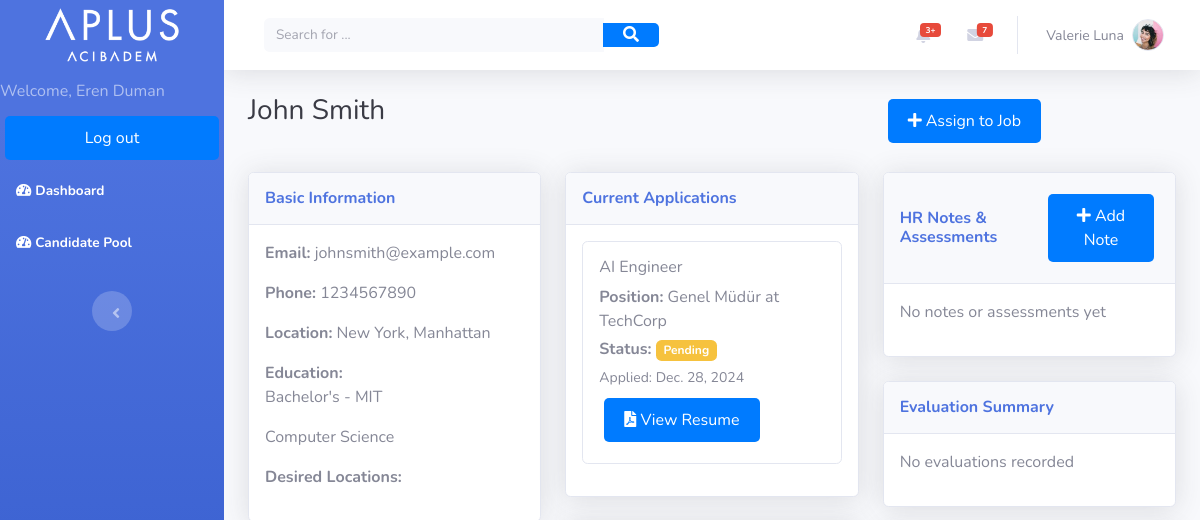
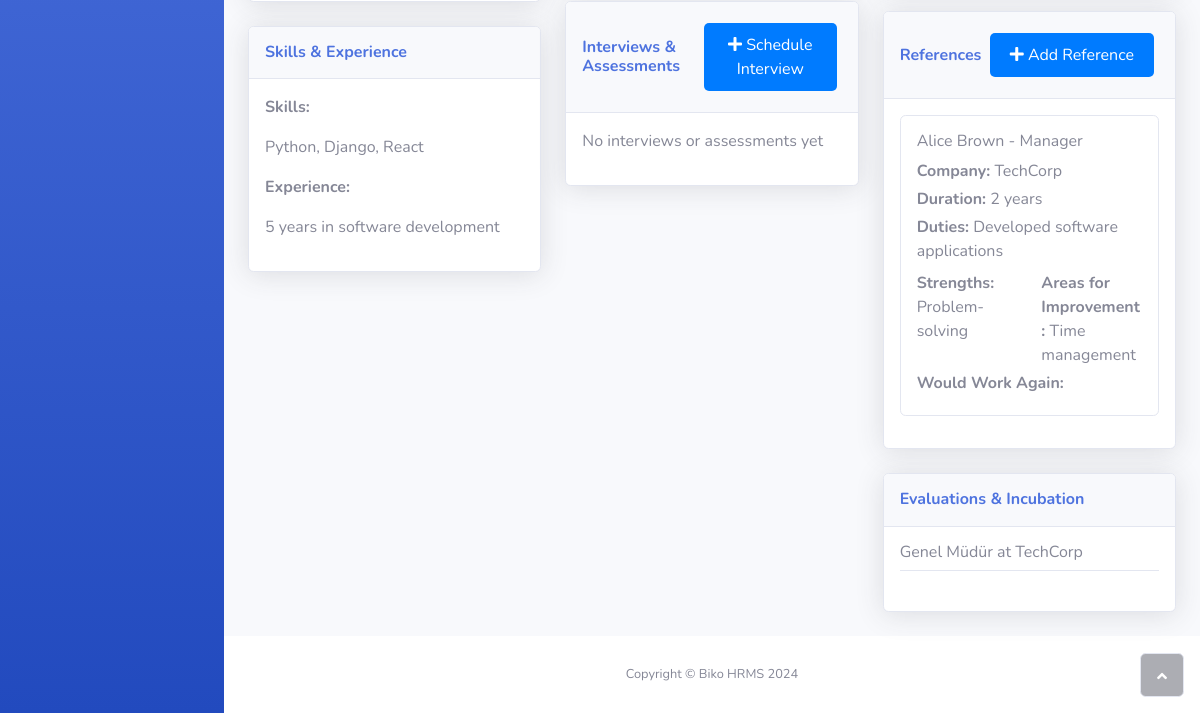
The app's page /candidate/candidate/1/profile/ (signed in), older data (2 pictures, top to bottom).
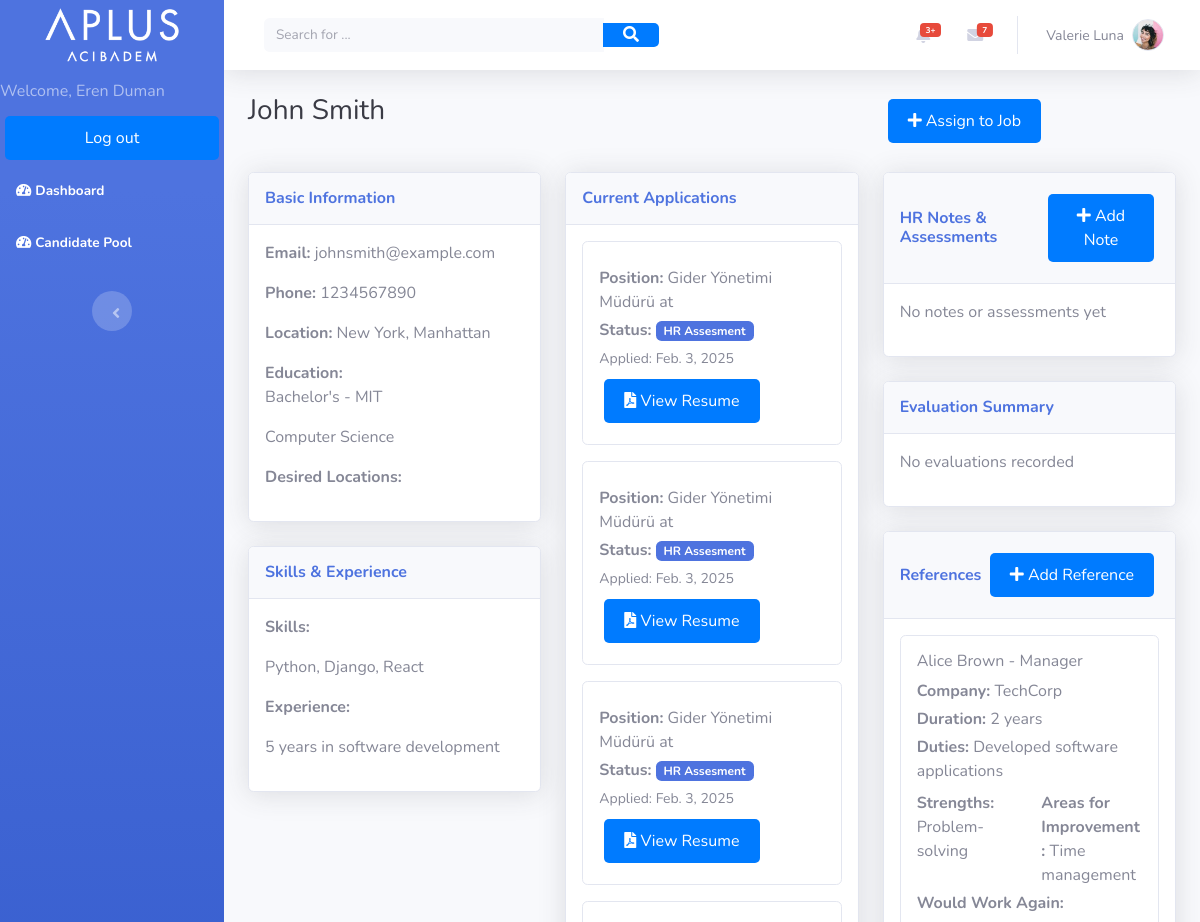
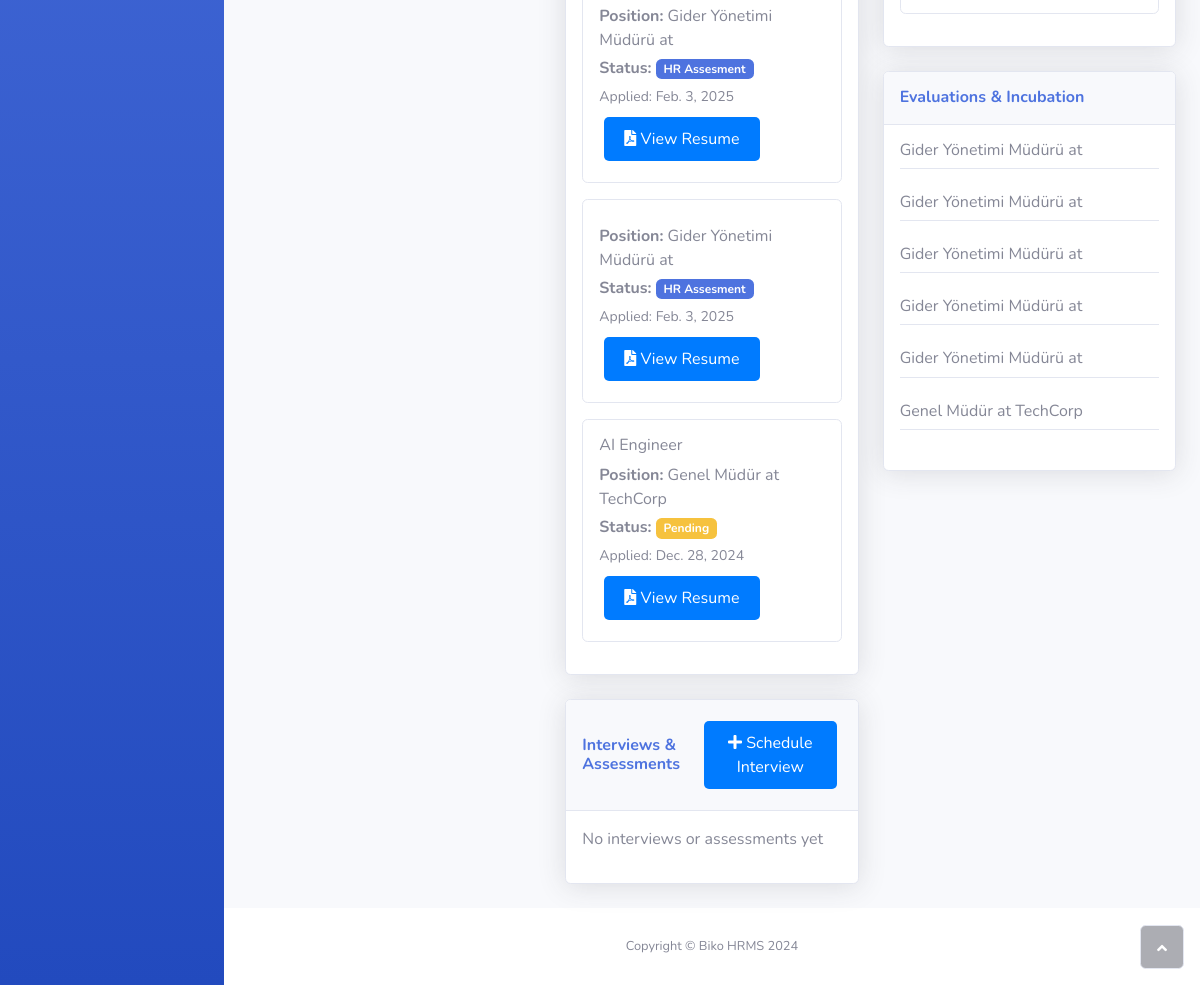
The same page, newer data (2 pictures, top to bottom).
### biko_hr/models.py (models this page shows, shortened)
class Application(models.Model):
    candidate = models.ForeignKey(Candidate, on_delete=models.CASCADE, null=True, blank=True)
    job = models.ForeignKey(IncubationJob, on_delete=models.CASCADE) # in order to terminate or success the application after incubation period. Also shows the applied job.
    application_date = models.DateField()
    status = models.CharField(max_length=50, default="Pending")
    uploaded_resume = models.FileField(upload_to='resumes/', null=True, blank=True)

class IncubationJob(models.Model):
    position = models.ForeignKey(Position, on_delete=models.CASCADE, default=None,blank=True, null=True)
    category = models.OneToOneField(JobCategory, on_delete=models.CASCADE,  null=True, blank=True)
    organization = models.ForeignKey(Organization, on_delete=models.CASCADE, default=None,blank=True, null=True)
    title = models.CharField(max_length=200)
    description = models.TextField()
    required_skills = models.TextField()
    status = models.CharField(max_length=50)
    preferred_locations = models.TextField()
    department = models.CharField(max_length=100)

class Position(models.Model):
    position = models.CharField(max_length=100)
    category = models.ForeignKey(JobCategory, on_delete=models.CASCADE, null=True,blank=True, default=None)

class Organization(models.Model):
    organization = models.CharField(max_length=100)
    location = models.ForeignKey(Location, on_delete=models.CASCADE)

class Reference(models.Model):
    candidate = models.ForeignKey(Candidate, on_delete=models.CASCADE)
    reference_name = models.CharField(max_length=100)
    reference_role = models.CharField(max_length=100)
    reference_company = models.CharField(max_length=100)
    reference_phone = models.CharField(max_length=15)
    work_duration = models.TextField()
    duties = models.TextField()
    strengths = models.TextField()
    weaknesses = models.TextField()
    reason_for_leaving = models.TextField()
    would_work_again = models.BooleanField()

### candidate/views.py (the view)
# urls.py: path('candidate/<int:candidate_id>/profile/', views.candidate_profile, name='candidate_profile'),
@login_required
def candidate_profile(request, candidate_id):
    candidate = get_object_or_404(
        Candidate.objects.prefetch_related('desired_locations'),
        id=candidate_id
    )
    applications = Application.objects.filter(
        candidate=candidate
    ).select_related(
        'job__position',
        'job__organization'
    ).order_by('-application_date')
    interviews = Interview.objects.filter(
        candidate=candidate
    ).select_related(
        'evaluator',
        'manager',
        'application__job'
    ).order_by('-date')
    evaluations = Evaluation.objects.filter(
        candidate=candidate
    ).select_related('job', 'evaluator')
    incubation_evaluations = IncubationEvaluation.objects.filter(
        candidate=candidate
    ).select_related('job', 'evaluator')
    references = Reference.objects.filter(candidate=candidate)
    return render(request, 'candidate_profile.html', {
        'candidate': candidate,
        'applications': applications,
        'interviews': interviews,
        'evaluations': evaluations,
        'incubation_evaluations': incubation_evaluations,
        'references': references,
    })

### candidate/templates/candidate_profile.html (shortened to what the changed rows need)
{% extends 'home.html' %}
{% load bootstrap4 %}
{% load static %}
{% block content %}
{% load candidate_filters %}
<div class="container-fluid">
    <div class="row">
        <div class="col-lg-4">
            <div class="card shadow mb-4">
                <div class="card-body">
                    {% for application in applications %}
                    <div class="application-card mb-3 p-3 border rounded">
                        <h6>{{ application.job.title }}</h6>
                        <p class="mb-1">
                            <strong>Position:</strong> {{ application.job.position.position }}
                            at {{ application.job.organization.organization }}
                        </p>
                        <p class="mb-1">
                            <strong>Status:</strong>
                            <span class="badge {% if application.status == 'Pending' %}bg-warning
                                           {% elif application.status == 'Interviewing' %}bg-info
                                           {% elif application.status == 'HR Assesment' %}bg-primary
                                           {% elif application.status == 'Accepted' %}bg-success
                                           {% elif application.status == 'Rejected' %}bg-danger
                                           {% endif %}">
                                {{ application.status }}
                            </span>
                        </p>
                        <p class="mb-1"><small>Applied: {{ application.application_date }}</small></p>
                        {% if application.uploaded_resume %}
                            <a href="{{ application.uploaded_resume.url }}" class="btn btn-sm btn-outline-primary">
                                <i class="fas fa-file-pdf"></i> View Resume
                            </a>
                        {% endif %}
                    </div>
                    {% empty %}
                    <p>No active applications</p>
                    {% endfor %}
                </div>
            </div>
                    {% regroup interviews by application as application_interviews %}
        </div>
        <div class="col-lg-4">
            <div class="card shadow mb-4">
                <div class="card-body">
                    {% for reference in references %}
                        <div class="reference-card mb-3 p-3 border rounded">
                            <h6>{{ reference.reference_name }} - {{ reference.reference_role }}</h6>
                            <p class="mb-1"><strong>Company:</strong> {{ reference.reference_company }}</p>
                            <p class="mb-1"><strong>Duration:</strong> {{ reference.work_duration }}</p>
                            <p class="mb-1"><strong>Duties:</strong> {{ reference.duties }}</p>
                            <div class="row mt-2">
                                <div class="col-md-6">
                                    <p class="mb-1"><strong>Strengths:</strong> {{ reference.strengths }}</p>
                                </div>
                                <div class="col-md-6">
                                    <p class="mb-1"><strong>Areas for Improvement:</strong> {{ reference.weaknesses }}</p>
                                </div>
                            </div>
                            <p class="mb-1">
                                <strong>Would Work Again:</strong>
                                <span class="badge {% if reference.would_work_again %}badge-success{% else %}badge-danger{% endif %}">
                                </span>
                            </p>
                        </div>
                    {% empty %}
                        <p>No references added yet</p>
                    {% endfor %}
                </div>
            </div>
            <div class="card shadow mb-4">
                <div class="card-body">
                    {% for application in applications %}
                        <div class="evaluation-section mb-4 border-bottom">
                            <h6>{{ application.job.position.position }} at {{ application.job.organization.organization }}</h6>
                        </div>
                    {% endfor %}
                </div>
            </div>
        </div>
    </div>
</div>
{% endblock %}

Row changes from the older to the newer data that the page shows:
added Application: job.position.position "Gider Yönetimi Müdürü", status "HR Assesment", application_date "Feb. 3, 2025"
added Application: job.position.position "Gider Yönetimi Müdürü", status "HR Assesment", application_date "Feb. 3, 2025"
added Application: job.position.position "Gider Yönetimi Müdürü", status "HR Assesment", application_date "Feb. 3, 2025"
added Application: job.position.position "Gider Yönetimi Müdürü", status "HR Assesment", application_date "Feb. 3, 2025"
added Application: job.position.position "Gider Yönetimi Müdürü", status "HR Assesment", application_date "Feb. 3, 2025"
